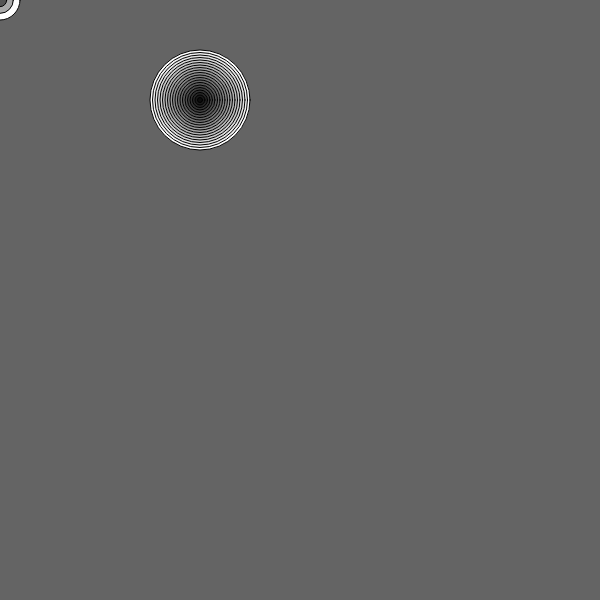
Frame 1 (no input)
Frame 60 (no input): identical to frame 1, image omitted
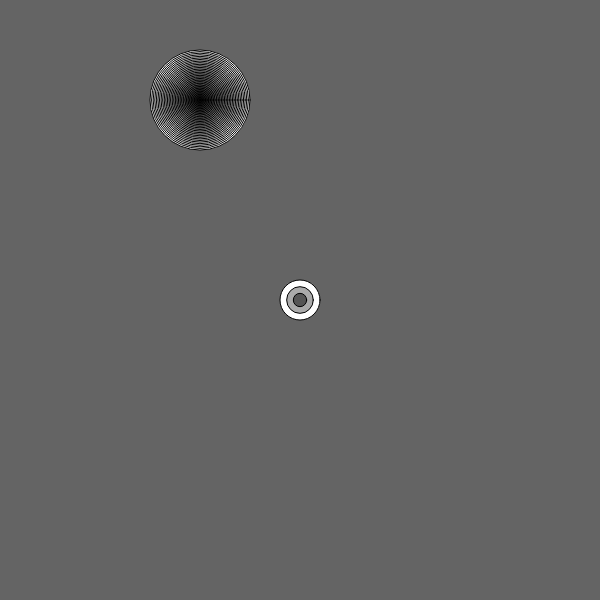
Frame 120 (the mouse pressed at the canvas centre since frame 60)

The p5.js sketch that drew these frames (run headless with seeded random() and noise() and a simulated clock; from frame 60 on, the mouse is pressed at the canvas centre):

// p5.js sketch
// ── sketch.js
function setup() {
  createCanvas(600, 600);
}

function draw() {
  background(100);
  var x1 = 200;
  var y1 = 100;
  var x2 = mouseX;
  var y2 = mouseY;
  var targetDist = distance(x1, y1, x2, y2);
  drawTarget(x1, y1, 100, targetDist /10);
  drawTarget(x2, y2, 40, 3);
}

function distance(xpos1, ypos1, xpos2, ypos2) {
  var dx = xpos1 - ypos2;
  var dy = ypos1 = ypos2;
  var dist = Math.sqrt(dx*dx + dy*dy);
  return dist;
}

function drawTarget(x, y, size, numOfCircles) {
  var circleSize = size;
  for (var i = 0; i < numOfCircles; i++) {
    var step = (numOfCircles-i)/numOfCircles;
    fill (255 * step);
    var size = circleSize * step;
    ellipse(x, y, size, size);
  }
}
